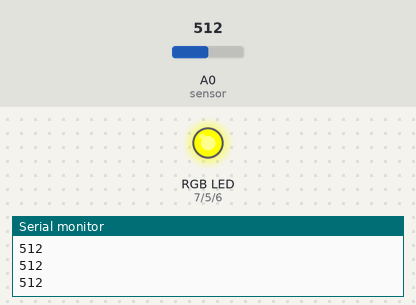
The sketch below on a simulated Arduino Uno, built with avr-gcc and run on an emulated ATmega328P. Parts: an RGB LED mixed from three pins (HIGH = lit), the last lines printed to the serial monitor. The inputs (shaded band) are chosen by the test bench; at power-on: A0 (sensor) = 512.

Above: at 1.2 s.
1.3 s: A0 (sensor) set to 593
2.8 s: A0 (sensor) set to 617
At 4.0 s:
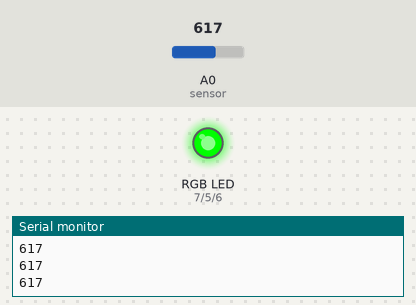
4.3 s: A0 (sensor) set to 290
At 5.2 s:
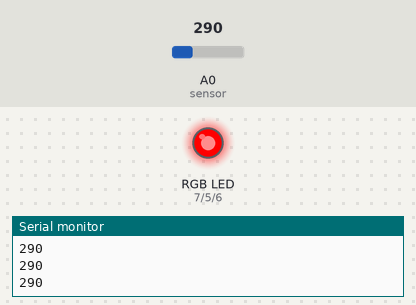
5.8 s: A0 (sensor) set to 312
At 6.4 s:
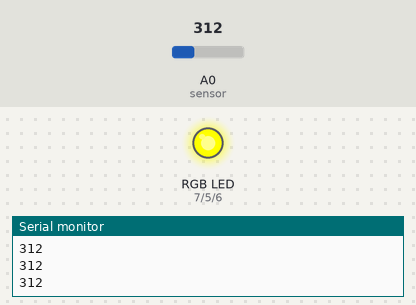
7.3 s: A0 (sensor) set to 122
At 8.7 s:
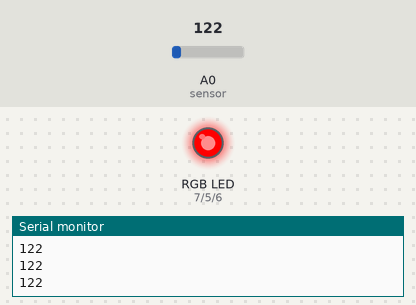
Timing chart, 0 to 9.8 s (numbered marks = the images above; inputs shaded):
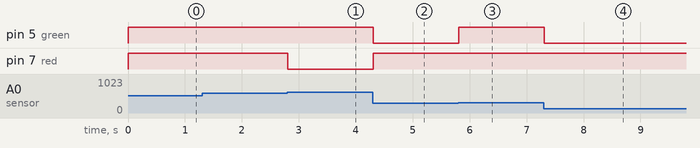

The sketch:

Soil_moisture_rgb.ino
```cpp
// C++ code
//
int sensor=A0;
int red=7,blue=6,green=5;
void setup()
{
  Serial.begin(9600);
  pinMode (red,OUTPUT);
  pinMode (blue,OUTPUT);
  pinMode (green,OUTPUT);
}

void loop()
{
  int moisture=analogRead(sensor);
  Serial.println(moisture);
  if(moisture>=0 && moisture<=300){
    Red();
  }
  if(moisture>300 && moisture<=600){
    Yellow();
  }
  if(moisture>600){
    Green();
  }
}

void Red(){
  digitalWrite(red,HIGH);
  digitalWrite(blue,LOW);
  digitalWrite(green,LOW);
}
void Yellow(){
  digitalWrite(red,HIGH);
  digitalWrite(green,HIGH);
  digitalWrite(blue,LOW);
}
void Green(){
  digitalWrite(green,HIGH);
  digitalWrite(blue,LOW);
  digitalWrite(red,LOW);
}
```

Measured:
- the behaviour switches between 600 and 601 on A0 (sensor) (found by bisection; images 0 and 1)
- the behaviour switches between 300 and 301 on A0 (sensor) (found by bisection; images 2 and 3)
- after the input at 2.8 s, pin 7 (red): HIGH → LOW at once
- after the input at 4.3 s, pin 5 (green): HIGH → LOW at once; pin 7 (red): LOW → HIGH at once
- after the input at 5.8 s, pin 5 (green): LOW → HIGH at once
- after the input at 7.3 s, pin 5 (green): HIGH → LOW at once
